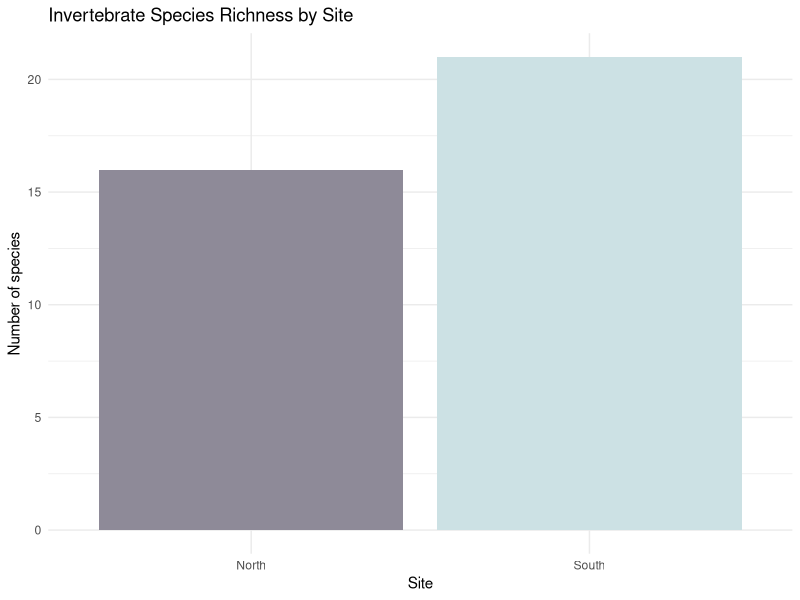
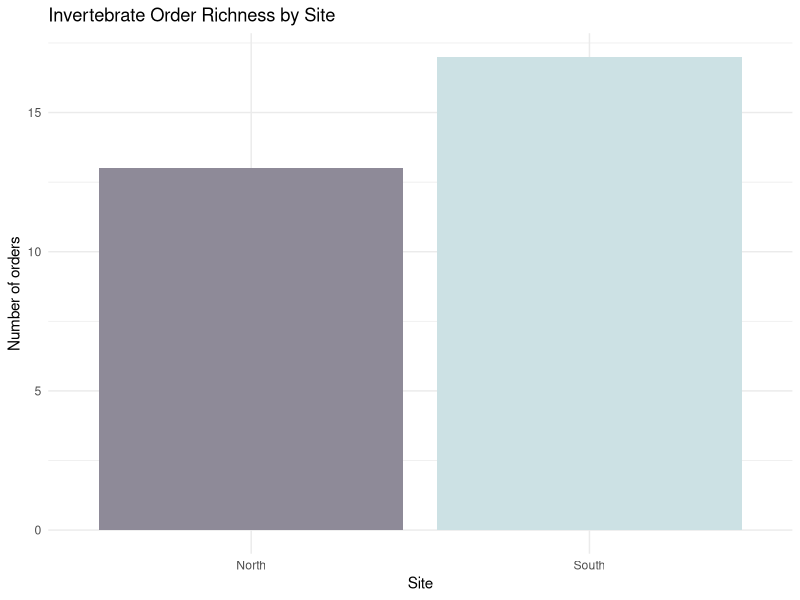
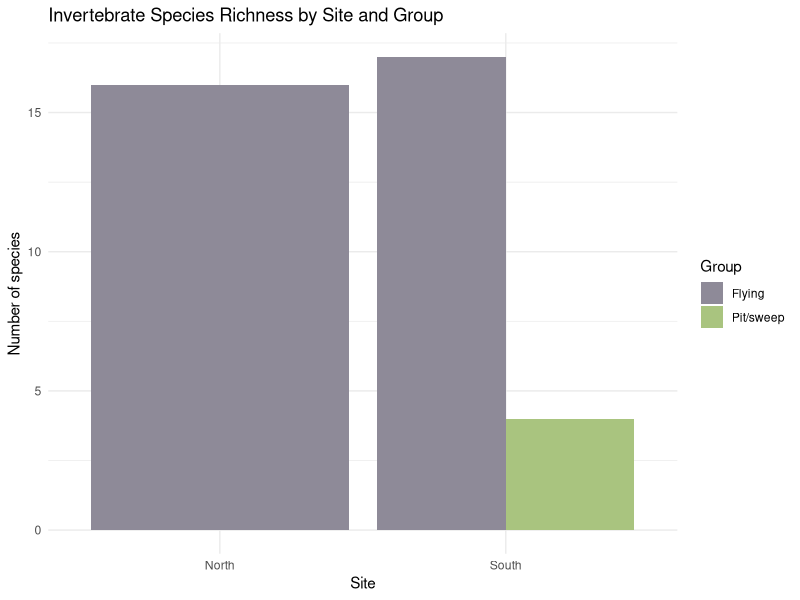
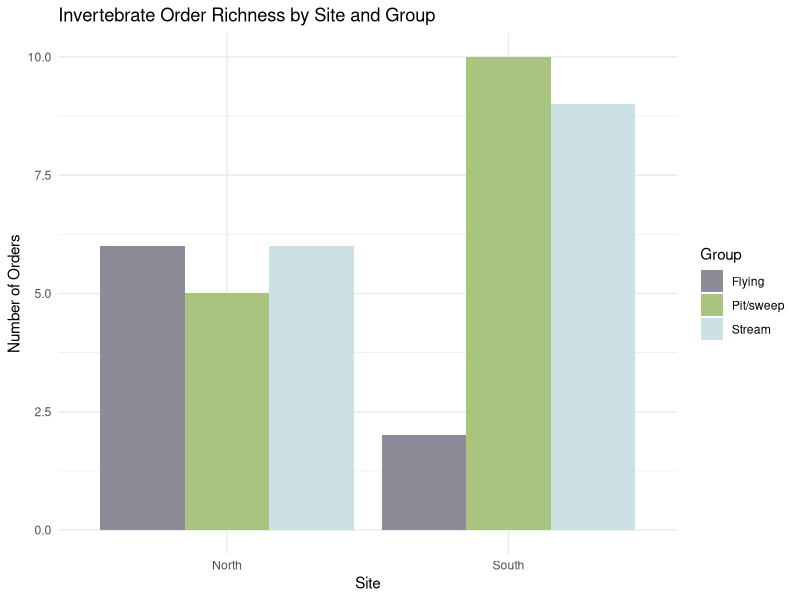
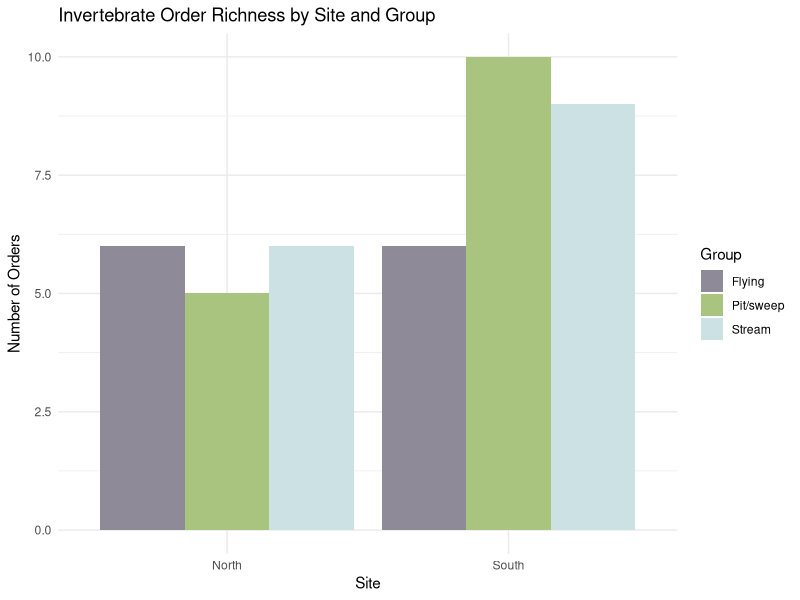
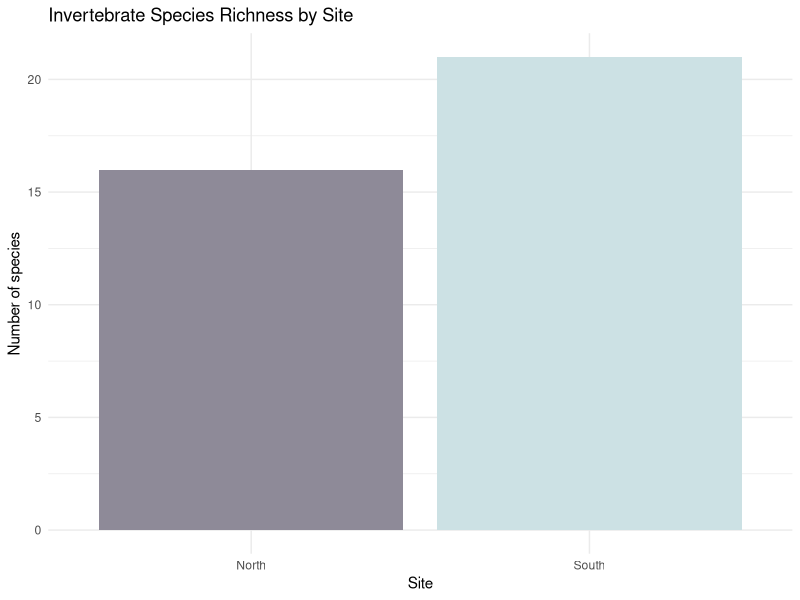
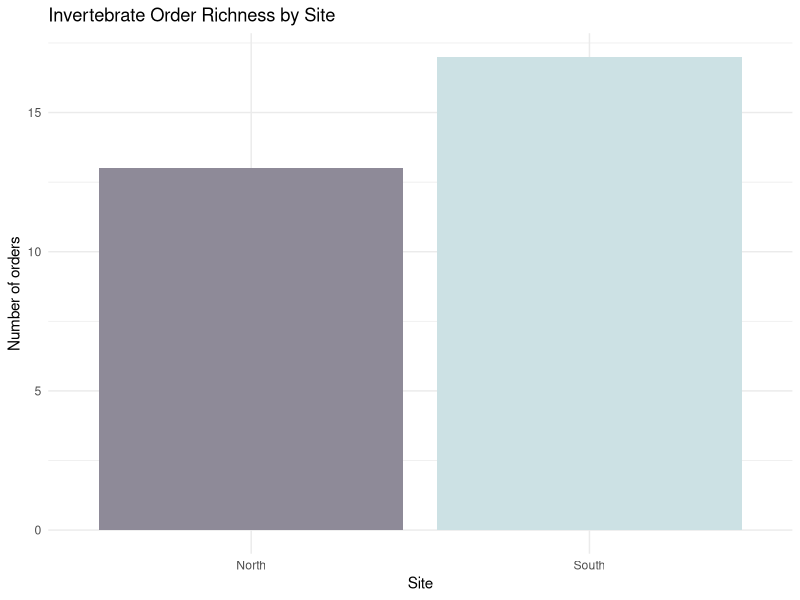
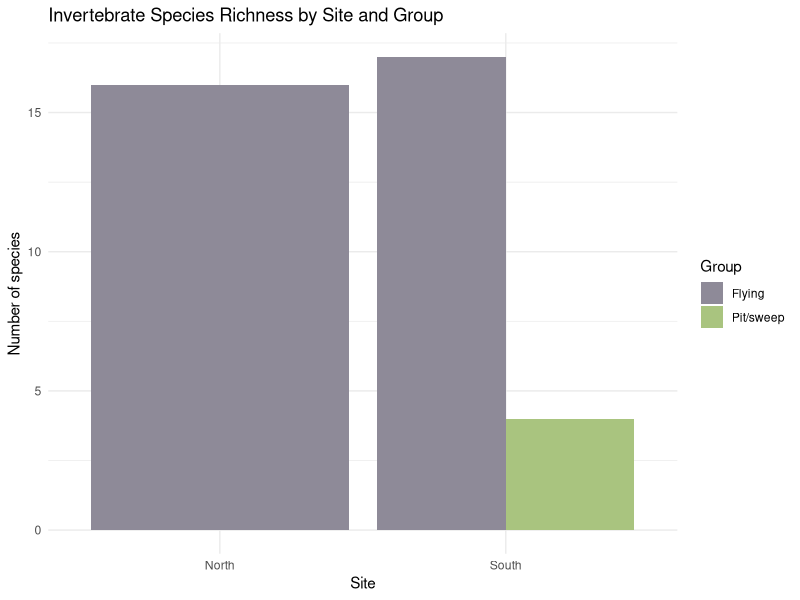

Write R code to recreate these figures, in order. (Note: this script raises an error after producing the figures.)
library("tidyverse")
library("ggplot2")
library("readr")
#In this Rscript I am going to make some figures to represent the diversity and species richness of invertebrates on both of the study sites 
# first to load in the data 
setwd("C:/Users/megdc/OneDrive/Documents/Arran/Arran_results")
Nkick<-read.csv("Data/North_Kicksample.csv")
Skick<-read.csv("Data/South_Kicksample.csv")
Nmoth<-read.csv("Data/NorthSlopeMoths.csv")
Smoth<-read.csv("Data/SouthSlopeMoths.csv")
Ninv<-read.csv("Data/NorthInverts.csv")
Sinv<-read.csv("Data/South_Invertebrates.csv")
# these data sets represent the invertebrates from both the sites across - streams, land, flying 
# however not all of the organisms found were identified to species level so the first thing I want to do is filter for that and separate those ordered to species and those not into different data frmes 
All_invert<- bind_rows(
  Nkick %>% select(scientificName, eventID, taxonRank,Order) %>% mutate(site = "North", group = "Stream"),
  Skick %>% select(scientificName, eventID, taxonRank,Order) %>% mutate(site = "South", group = "Stream"),
  Nmoth %>% select(scientificName, eventID, taxonRank,Order) %>% mutate(site = "North", group = "Flying"),
  Smoth %>% select(scientificName, eventID, taxonRank,Order) %>% mutate(site = "South" , group = "Flying"),
  Ninv %>% select(scientificName, eventID, taxonRank,Order) %>% mutate(site = "North", group = "Pit/sweep"),
  Sinv %>% select(scientificName, eventID, taxonRank,Order) %>% mutate(site = "South", group = "Pit/sweep")
)
# I included order as well as scientific name because - the organisms identified to order or family sometimes do not have that field filled in 
# taxon rank is also included as this is what I am going to use to separate species from order and family 

All_invert<- All_invert %>%
  mutate(taxonRank = trimws(tolower(taxonRank)))
#this removes and spaces in the words and makes all the words in taxon rank column lower case - to make sure nothing is missed by the next part of code
#Now I am going to pull only the rows which have been identified to species level into a separate dataframe 
invert_species<- All_invert %>%
  filter(taxonRank == "species")
#Then just putting the organisms that have been identified to order, family or any other level in another data frame 

invert_order<- All_invert %>%
  filter(taxonRank %in% c("order","family","super-family","suborder","infraorder","genus"))

#Now that we have got our data sets we want to work with I can look at species diversity 
Invert_Sprichness_site <- invert_species %>%
  group_by(site) %>%
  summarise(species_richness = n_distinct(scientificName))
Invert_Sprichness_site
#Plot 
ggplot(Invert_Sprichness_site,aes(x=site,y=species_richness,fill=site))+
  geom_col() +
  scale_fill_manual(values = c("North"="#8E8A98",
                               "South"="#CCE1E4"
  ))+
  theme_minimal()+
  labs(
    title = "Invertebrate Species Richness by Site",
    x="Site",
    y= "Number of species"
  ) + 
  theme(legend.position = "none")
ggsave("Results/Invert_sprichness_site.png")

# Now I am going to do the same for the orders and do an order richness plot
Invert_orderrichness_site<- invert_order %>%
  group_by(site) %>%
             summarise(order_richness = n_distinct(Order))
#plot
ggplot(Invert_orderrichness_site,aes(x=site,y=order_richness,fill=site))+
  geom_col() +
  scale_fill_manual(values = c("North"="#8E8A98",
                               "South"="#CCE1E4"
  ))+
  theme_minimal()+
  labs(
    title = "Invertebrate Order Richness by Site",
    x="Site",
    y= "Number of orders"
  ) + 
  theme(legend.position = "none")
ggsave("Results/invert_Orderrich_site.png")
# I can also categorise them by group to give more detail 
richness_by_site_group <- invert_species %>% 
  group_by(site, group) %>% 
  summarise(richness = n_distinct(scientificName), .groups = "drop")
#plot
ggplot(richness_by_site_group,
       aes(x = site, y = richness, fill = group)) +
  geom_col(position = "dodge") +
  scale_fill_manual(values = c(
    "Flying"   = "#8E8A98",
    "Stream"    = "#CCE1E4",
    "Pit/sweep" = "#A9C47F"   
  )) +
  theme_minimal() +
  labs(
    title = "Invertebrate Species Richness by Site and Group",
    x = "Site",
    y = "Number of species",
    fill = "Group"
  )
ggsave("Results/Invert_spRich_SG.png")
#doing the same for the order/family species 
Ordrichness_by_site_group <- invert_order %>% 
  group_by(site, group) %>% 
  summarise(richness = n_distinct(Order), .groups = "drop")
#plot
ggplot(Ordrichness_by_site_group,
       aes(x = site, y = richness, fill = group)) +
  geom_col(position = "dodge") +
  scale_fill_manual(values = c(
    "Flying"   = "#8E8A98",
    "Stream"    = "#CCE1E4",
    "Pit/sweep" = "#A9C47F"   
  )) +
  theme_minimal() +
  labs(
    title = "Invertebrate Order Richness by Site and Group",
    x = "Site",
    y = "Number of Orders",
    fill = "Group"
  )
ggsave("Results/Orderrich_invert_SG.png")

#the order richness look better for these - I think I will do an order richness for all the observations to see if that is a better graph to use - instead of two seperate ones 
#for this I will use my All inverts data frame 
AllOrdrichness_by_site_group <- All_invert %>% 
  group_by(site, group) %>% 
  summarise(richness = n_distinct(Order), .groups = "drop")
#now plotting it 
ggplot(AllOrdrichness_by_site_group,
       aes(x = site, y = richness, fill = group)) +
  geom_col(position = "dodge") +
  scale_fill_manual(values = c(
    "Flying"   = "#8E8A98",
    "Stream"    = "#CCE1E4",
    "Pit/sweep" = "#A9C47F"   
  )) +
  theme_minimal() +
  labs(
    title = "Invertebrate Order Richness by Site and Group",
    x = "Site",
    y = "Number of Orders",
    fill = "Group"
  )
ggsave("Results/Allinvt_orderrich.png")

#The last thing I want to do is looking at the BWMP scores for the freshwater invertebrates and look at the different scores for each slope and if tey are different for either site 
view(Skick)
#There are a few scores missing so I am going to fill those in first using the dplyr package and the case_when
#Corixidae, zygoptera,anisoptera, Notonectidae

Skick$BMWPscore<- as.numeric(Skick$BMWPscore)

Skick<- Skick %>%
  mutate(
  BMWPscore = case_when(
    scientificName == "Corixidae"~ 5,
    scientificName == "Notonectidae" ~ 5,
    scientificName == "zygoptera" ~ 8,
    scientificName == "anisoptera" ~ 8, 
    TRUE ~ BMWPscore
  )
)

view(Skick)

#THIS WOULD NOT WORK 
#Because BMWP scores are assigned by family - after further research it is not advised to enter scores for order as it is too broad 
#therefore I cannot make a plot because - the scores are in ranges for most of the invertebrates 
#im going to instead try and make a table with the scores including ranges for organisms identified to order 
# "Corixidae",    "Family",   "5",        "Lesser Water Boatman",
BMWP_Table<- tribble(
  ~Taxon,       ~Level,    ~BMWPscore,   ~Notes,                                    ~Count,        ~Site,
  "Plecoptera", "Order",    "8-10",       "Stonefly larvae, mostly high scoring",   "7",              "North",
   "Ephemeroptera", "Order", "4-10",    "Mayfly larvae vary widely",                "6",               "North",
  "coleoptera",  "Order",  "2-10",        "Large variation between families both larvae and adult found",   "5",  "North",
  "Oligochaeta", "Order",  "1-4",         "Worms: low pollution-tolerant taxa",     "7",               "North",
  "Odonata",     "Family",  "8",          " anisoptera: Dragonfly larvae",           "2",               "North",
  "Trichoptera",  "Order",   "5-10",      "Vary a lot",                              "5",               "North",
  "Trichoptera",  "Family",  "6",          " Hydroptillidae: Caddisfly larvae",      "1",               "North",
  "Trichoptera",  "Family",   "7",        " Philopotamidae: Caddisfly family larvae", "1",               "North",
  "Oligochaeta",  "Family",   "1-4",      "Worms: low pollution-tolerant taxa",       "1",               "South",
  "Diptera",      "Order",    "1-5",      "Flies generally low scoring unless family identified", "1",    "South",
  "Coleoptera",   "Family",   "5",      "Dytiscidae: diving beetle",                 "1",                "South",
  "Hemiptera",    "Family",   "5",       "Boatman",                                   "4",                "South",
  "Odonata",      "Family",    "8",      "Damselfly larvae",                           "2",              "South",
  "Odonata",      "Family",     "8",      "Dragonfly larvae",                         "3",                "South",
  "Hemiptera",    "Family",   "5",        "Boatman",                                   "2",             "South",
  "Plecoptera",    "Order",    "8-10",      "Stoneflies: mostly high scoring",         "9",               "South",
  "Coleoptera",    "Order",    "2-10",     "Large variation between families larvae and adult found",  "2",   "South",
  "Trichoptera",   "Order",    "5-10",    "Caddisflies vary a lot",                    "2",                "South",
  "Ephemeroptera",  "Order",    "4-10",    "Mayflies vary widely",                      "4",             "South",
  "Diptera",        "Family",   "5",       "Blackfly larvae",                          "1",               "South",
 
  
)
#that took so long 
#I am now going to save the table in a format that will allow it to be pasted into word 
write.csv(BMWP_Table, "Results/BMWP_table.csv", row.names = FALSE)
